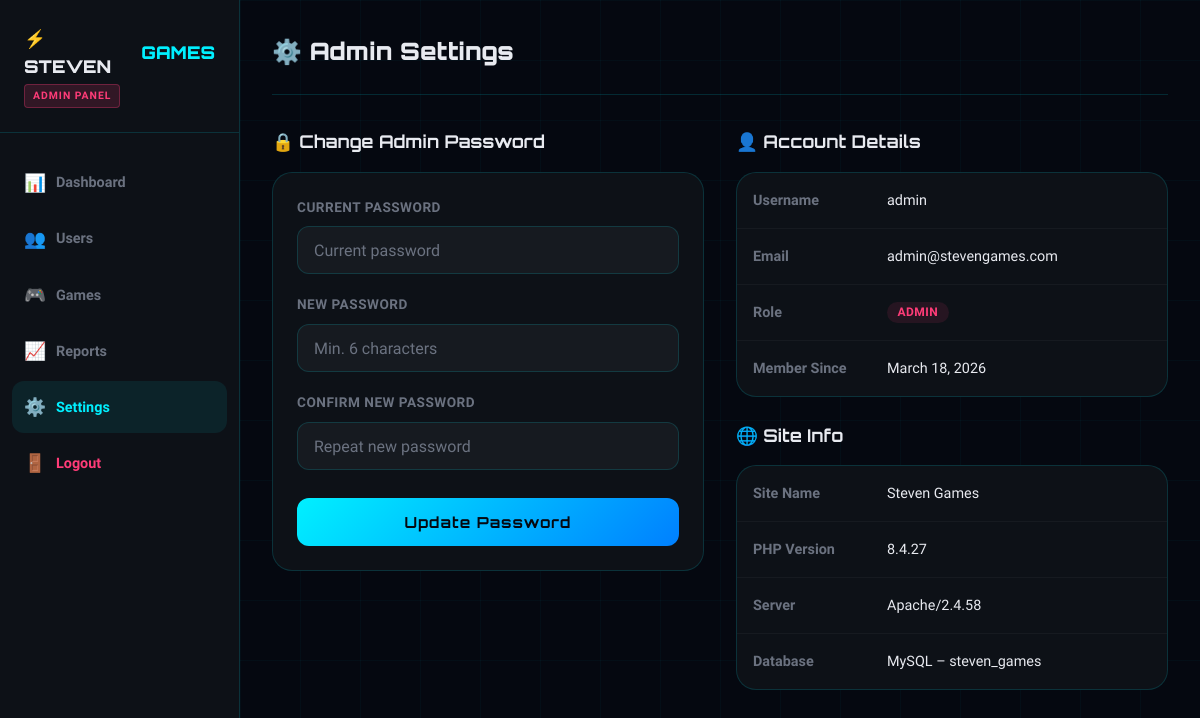
Screenshot of /admin/settings.php (signed in) with the database file from the repository.
### tables this page shows
CREATE TABLE `users` (
  `id` int(11) NOT NULL AUTO_INCREMENT,
  `username` varchar(50) NOT NULL,
  `email` varchar(100) NOT NULL,
  `password` varchar(255) NOT NULL,
  `role` enum('user','admin') NOT NULL DEFAULT 'user',
  `status` enum('active','banned') NOT NULL DEFAULT 'active',
  `score` int(11) NOT NULL DEFAULT 0,
  `games_played` int(11) NOT NULL DEFAULT 0,
  `win_streak` int(11) NOT NULL DEFAULT 0,
  `last_login` datetime DEFAULT NULL,
  `created_at` datetime NOT NULL DEFAULT current_timestamp(),
  PRIMARY KEY (`id`),
  UNIQUE KEY `username` (`username`),
  UNIQUE KEY `email` (`email`)
);

### admin/settings.php (the view, shortened to what this page needs)
<?php
$db = getDB();
?>
<!DOCTYPE html>
<html lang="en">
<head>
  <link rel="stylesheet" href="../css/style.css">
</head>
<body>
<div class="particles" id="particles"></div>
<div class="admin-layout">
  <aside class="admin-sidebar">
    <div class="admin-logo">
      <a href="../index.php">⚡ STEVEN<span>GAMES</span></a>
      <div class="admin-badge">ADMIN PANEL</div>
    </div>
    <nav class="admin-nav">
      <a href="index.php"><span class="nav-icon">📊</span> Dashboard</a>
      <a href="users.php"><span class="nav-icon">👥</span> Users</a>
      <a href="games.php"><span class="nav-icon">🎮</span> Games</a>
      <a href="reports.php"><span class="nav-icon">📈</span> Reports</a>
      <a href="settings.php" class="active"><span class="nav-icon">⚙️</span> Settings</a>
      <a href="../logout.php" style="color:var(--accent2)"><span class="nav-icon">🚪</span> Logout</a>
    </nav>
  </aside>
  <main class="admin-main">
    <div class="admin-topbar">
      <h1>⚙️ Admin Settings</h1>
    </div>
    <div style="display:grid;grid-template-columns:1fr 1fr;gap:2rem;align-items:start">
      <div>
        <div class="section-title">🔒 Change Admin Password</div>
        <div class="data-table" style="padding:1.5rem;border-radius:var(--radius-lg)">
          <form method="POST">
            <div class="form-group">
              <label>Current Password</label>
              <input type="password" name="current_password" placeholder="Current password" required>
            </div>
            <div class="form-group">
              <label>New Password</label>
              <input type="password" name="new_password" placeholder="Min. 6 characters" required>
            </div>
            <div class="form-group">
              <label>Confirm New Password</label>
              <input type="password" name="confirm_password" placeholder="Repeat new password" required>
            </div>
            <button type="submit" name="change_password" class="btn-full">Update Password</button>
          </form>
        </div>
      </div>
      <div>
        <div class="section-title">👤 Account Details</div>
        <div class="data-table" style="border-radius:var(--radius-lg)">
          <table>
            <?php
            $me = $db->query("SELECT * FROM users WHERE id={$_SESSION['user_id']}")->fetch_assoc();
            ?>
            <tr><td style="color:var(--text-muted);font-weight:600;width:130px;padding:1rem">Username</td><td><?= htmlspecialchars($me['username']) ?></td></tr>
            <tr><td style="color:var(--text-muted);font-weight:600;padding:1rem">Email</td><td><?= htmlspecialchars($me['email']) ?></td></tr>
            <tr><td style="color:var(--text-muted);font-weight:600;padding:1rem">Role</td><td><span class="status-badge status-banned">ADMIN</span></td></tr>
            <tr><td style="color:var(--text-muted);font-weight:600;padding:1rem">Member Since</td><td><?= date('F j, Y', strtotime($me['created_at'])) ?></td></tr>
          </table>
        </div>
        <div class="section-title" style="margin-top:1.5rem">🌐 Site Info</div>
        <div class="data-table" style="border-radius:var(--radius-lg)">
          <table>
            <tr><td style="color:var(--text-muted);font-weight:600;width:130px;padding:1rem">Site Name</td><td>Steven Games</td></tr>
            <tr><td style="color:var(--text-muted);font-weight:600;padding:1rem">PHP Version</td><td><?= phpversion() ?></td></tr>
            <tr><td style="color:var(--text-muted);font-weight:600;padding:1rem">Server</td><td><?= $_SERVER['SERVER_SOFTWARE'] ?? 'Apache' ?></td></tr>
            <tr><td style="color:var(--text-muted);font-weight:600;padding:1rem">Database</td><td>MySQL – steven_games</td></tr>
          </table>
        </div>
      </div>
    </div>
  </main>
</div>
</body>
</html>

### css/style.css (style rules this page uses)
:root { --bg-dark: #050810; --bg-card: #0d1117; --bg-nav: rgba(5, 8, 16, 0.95); --accent: #00f0ff; --accent2: #ff3c78; --accent3: #7c3aed; --gold: #ffd700; --text: #e8eaf0; --text-muted: #6b7280; --border: rgba(0, 240, 255, 0.15); --glow: 0 0 20px rgba(0, 240, 255, 0.4); --glow-pink: 0 0 20px rgba(255, 60, 120, 0.4); --card-shadow: 0 8px 32px rgba(0,0,0,0.6); --font-display: 'Orbitron', monospace; --font-body: 'Rajdhani', sans-serif; --radius: 12px; --radius-lg: 20px; }
*, *::before, *::after { box-sizing: border-box; margin: 0; padding: 0; }
html { scroll-behavior: smooth; }
body { font-family: var(--font-body); background: var(--bg-dark); color: var(--text); min-height: 100vh; overflow-x: hidden; font-size: 16px; line-height: 1.6; }
.particles { position: fixed; inset: 0; z-index: 0; pointer-events: none; }
.form-group { margin-bottom: 1.25rem; }
.form-group label { display: block; font-size: 0.85rem; font-weight: 600; color: var(--text-muted); letter-spacing: 0.5px; margin-bottom: 0.5rem; text-transform: uppercase; }
.form-group input { width: 100%; background: rgba(255,255,255,0.04); border: 1px solid var(--border); border-radius: var(--radius); padding: 0.85rem 1rem; color: var(--text); font-family: var(--font-body); font-size: 1rem; transition: all 0.2s; outline: none; }
.form-group input::placeholder { color: var(--text-muted); }
.btn-full { width: 100%; background: linear-gradient(135deg, var(--accent), #0080ff); color: var(--bg-dark); font-family: var(--font-display); font-weight: 700; font-size: 0.95rem; padding: 0.9rem; border: none; border-radius: var(--radius); cursor: pointer; letter-spacing: 1px; transition: all 0.3s; margin-top: 0.5rem; }
.admin-layout { display: flex; min-height: 100vh; }
.admin-sidebar { width: 240px; background: var(--bg-card); border-right: 1px solid var(--border); position: fixed; left: 0; top: 0; bottom: 0; display: flex; flex-direction: column; padding: 1.5rem 0; z-index: 50; }
.admin-logo { padding: 0 1.5rem 1.5rem; border-bottom: 1px solid var(--border); margin-bottom: 1.5rem; }
.admin-logo a { font-family: var(--font-display); font-weight: 900; font-size: 1.1rem; color: var(--text); text-decoration: none; display: flex; align-items: center; gap: 8px; }
.admin-logo a span { color: var(--accent); }
.admin-badge { display: inline-block; background: rgba(255,60,120,0.15); border: 1px solid rgba(255,60,120,0.3); color: var(--accent2); font-size: 0.65rem; letter-spacing: 1px; padding: 0.15rem 0.5rem; border-radius: 4px; font-weight: 700; margin-top: 4px; }
.admin-nav { flex: 1; padding: 0 0.75rem; }
.admin-nav a { display: flex; align-items: center; gap: 10px; padding: 0.75rem 0.75rem; border-radius: var(--radius); color: var(--text-muted); text-decoration: none; font-weight: 600; font-size: 0.9rem; transition: all 0.2s; margin-bottom: 0.25rem; }
.admin-nav a:hover, .admin-nav a.active { color: var(--accent); background: rgba(0,240,255,0.08); }
.admin-nav a .nav-icon { font-size: 1.1rem; }
.admin-main { margin-left: 240px; flex: 1; padding: 2rem; position: relative; z-index: 1; }
.admin-topbar { display: flex; align-items: center; justify-content: space-between; margin-bottom: 2rem; padding-bottom: 1.5rem; border-bottom: 1px solid var(--border); }
.admin-topbar h1 { font-family: var(--font-display); font-size: 1.5rem; font-weight: 900; }
.data-table { background: var(--bg-card); border: 1px solid var(--border); border-radius: var(--radius-lg); overflow: hidden; }
.data-table table { width: 100%; border-collapse: collapse; }
.data-table td { padding: 0.9rem 1.25rem; border-bottom: 1px solid rgba(255,255,255,0.04); font-size: 0.9rem; }
.data-table tr:last-child td { border-bottom: none; }
.status-badge { padding: 0.2rem 0.65rem; border-radius: 50px; font-size: 0.75rem; font-weight: 700; letter-spacing: 0.5px; }
.status-banned { background: rgba(255,60,120,0.1); color: var(--accent2); }
.section-title { font-family: var(--font-display); font-size: 1.1rem; font-weight: 700; margin-bottom: 1rem; display: flex; align-items: center; gap: 8px; }

### rows the page displays
users: username "admin", email "admin@stevengames.com", created_at "March 18, 2026"

### other values shown
phpversion() "8.4.27"
$_SERVER['SERVER_SOFTWARE'] "Apache/2.4.58"
